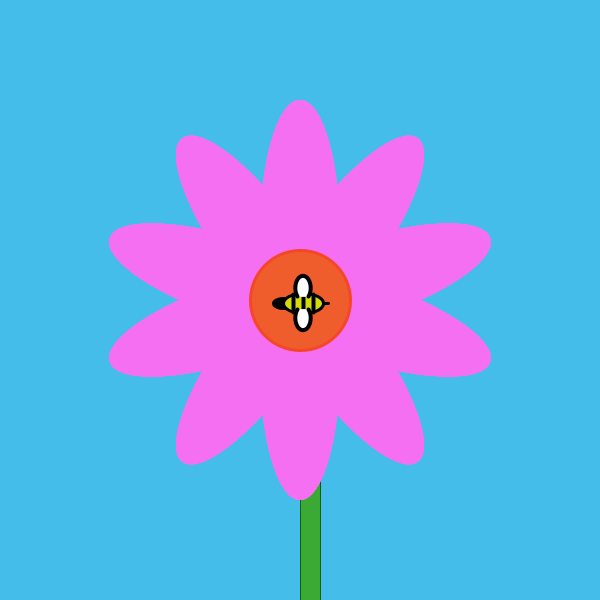
Frame 1 (no input)
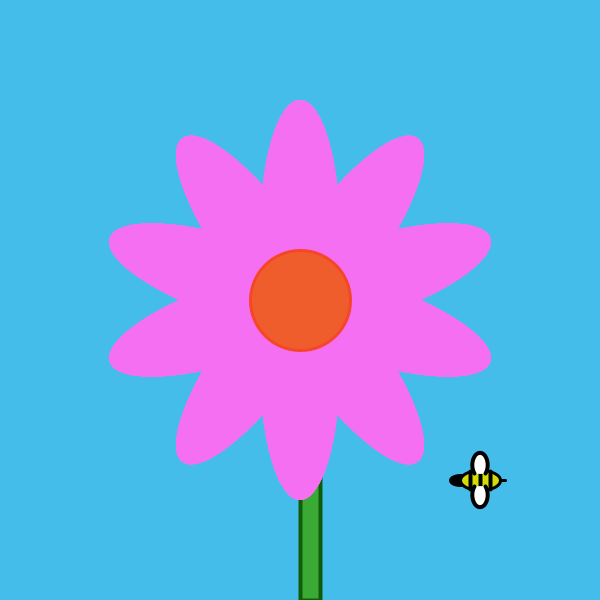
Frame 60 (the mouse pressed at the canvas centre just before this capture)
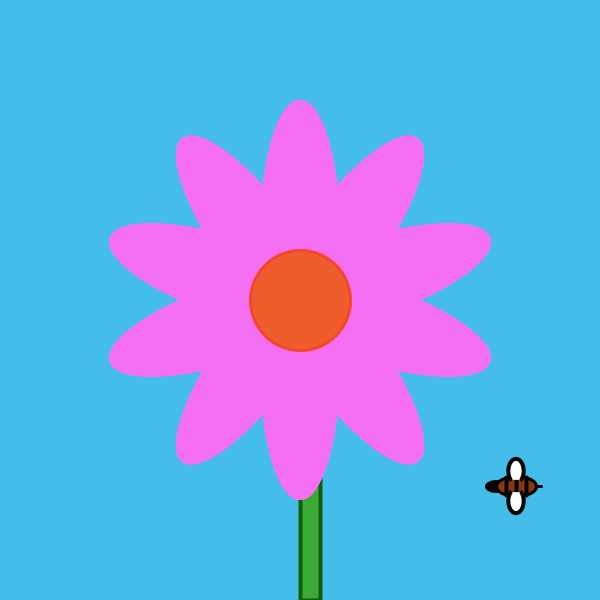
Frame 120 (the mouse held since frame 60 and released just before this capture)

The Processing sketch that drew these frames (run headless with seeded random() and noise(); from frame 60 on, the mouse is pressed at the canvas centre):

// Processing sketch: processing_97295
// ── processing_97295.pde

//declaracio de les diferents variables
int x;
int posX, posY, velX, velY;
color abellaR,abellaG,abellaB,abella;
//definim variables
void setup()
{
  size(600,600);
  background(69,189,234);
  noCursor();
  posX = width/2;
  posY = height/2;
  velX = 3;
  velY = 3;
  abellaR=210;
  abellaG=220;
  abellaB=10;
  
}

void draw()
{
  background(69,189,234);
  fill(59,170,52);
  stroke(14,93,9);
  rect(300,300,20,300);
  //He  buscat pel help processing per poder fer una matriu i fer la flor// 
pushMatrix();
 
translate(300,300);
for(int i=0; i<80; i++){
     
    rotate(PI/5);
    fill(245,111,243);
    noStroke();
    ellipse(0,65,80,270);
}
popMatrix();
fill(240,93,44);
stroke(245,70,40);
strokeWeight(3);
ellipse(300,300,100,100);

//posicions
posX=posX+velX;
posY=posY+velY;

//Rebot abella
 //cap de l'abella//
  stroke(0);
  fill(0);
  ellipse(posX-20,posY,width/30,height/60);
  //punxó de l'abella//
  line(posX+15,posY,posX+25,posY);
  //cos de l'abella//
  fill(abellaR,abellaG,abellaB);
  stroke(0);
  strokeWeight(3);
  ellipse(posX,posY,width/15,height/30);
  //ralles abella//
  strokeWeight(4);
  line(posX,posY-9,posX,posY+9);
  line(posX-10,posY-9,posX-10,posY+9);
  line(posX+10,posY-9,posX+10,posY+9);
 //ales//
  fill(255);
  arc(posX,posY-15,width/40,height/24,HALF_PI+QUARTER_PI,TWO_PI+QUARTER_PI,OPEN);
  arc(posX,posY+15,width/40,height/24,-QUARTER_PI,PI+QUARTER_PI,OPEN);

//Condicional perque la figura es mogui en els límits X
  if((posX<width/15)||(posX>width-15)){
    velX=-velX;
  }

//Condicional perque la figura es mogui en els límits Y
if((posY<height/30)||(posY>height-30)){
    velY=-velY;
  }

}
   
void mousePressed() {
  if (abella == 0) {
    abellaR = int(random(0,210)); 
    abellaG = int(random(0,220)); 
    abellaB = int(random(0,10));
  } else {
    abellaR = 210;
    abellaG = 220;
    abellaB = 10;
  }

}
